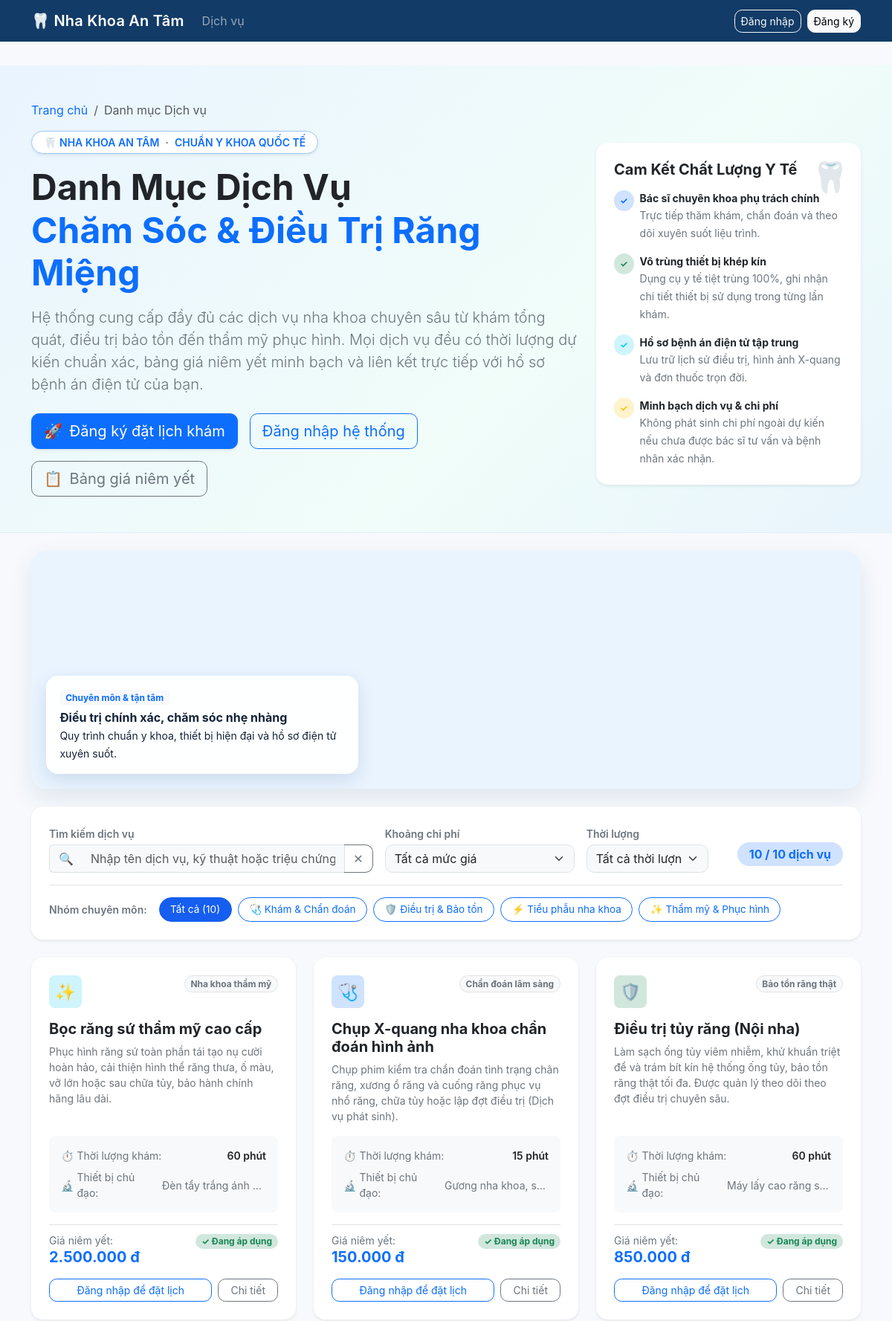
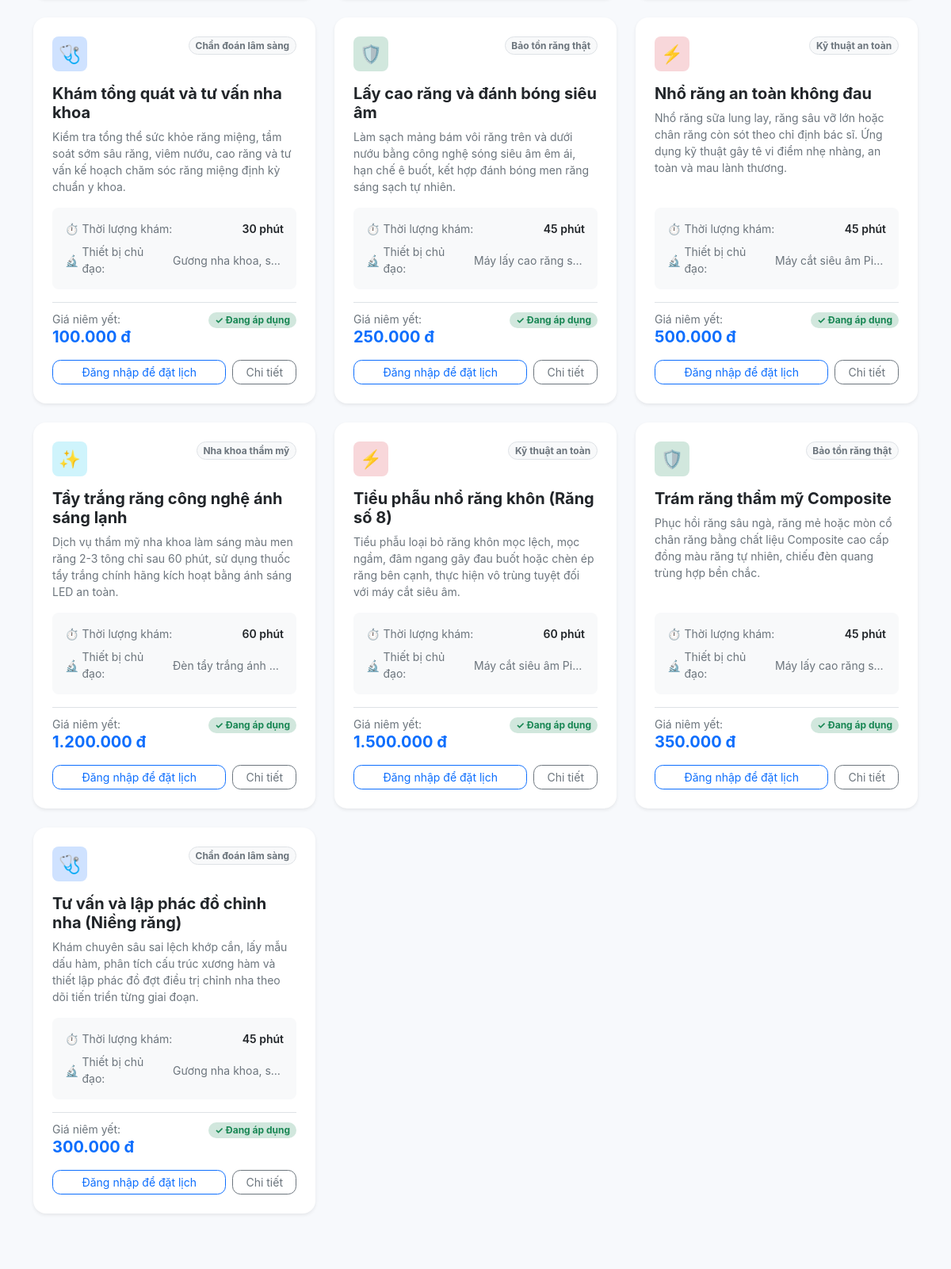
/?r=services (upper part), run on the app's committed database (2 pictures, top to bottom).
### tables this page shows
CREATE TABLE `dich_vu` (
  `MaDV` int(11) NOT NULL,
  `TenDV` varchar(100) NOT NULL,
  `MoTa` longtext DEFAULT NULL,
  `ThoiLuong` int(11) NOT NULL,
  `GiaDV` decimal(10,2) NOT NULL,
  `TrangThai` varchar(20) NOT NULL DEFAULT 'DANG_AP_DUNG'
);

### app/Views/home/services.php (the view, shortened to what the rows shown need)
<?php
$user = Auth::user();
$role = strtoupper(trim($user['VaiTro'] ?? ''));
if (!function_exists('getServiceCategory')) {
    function getServiceCategory(string $name): array {
        $nameLower = mb_strtolower($name, 'UTF-8');
        if (str_contains($nameLower, 'khám') || str_contains($nameLower, 'tư vấn') || str_contains($nameLower, 'x-quang') || str_contains($nameLower, 'chẩn đoán')) {
            return [
                'id' => 'kham-chuandoan',
                'name' => 'Khám & Chẩn đoán',
                'badge' => 'Chẩn đoán lâm sàng',
                'icon' => '🩺',
                'color' => 'primary',
                'equipment' => 'Gương nha khoa, sensor chụp X-quang số, đèn khám LED',
                'target' => 'Mọi lứa tuổi, người cần tầm soát định kỳ hoặc phát hiện triệu chứng đau nhức răng'
            ];
        }
        if (str_contains($nameLower, 'tủy') || str_contains($nameLower, 'trám') || str_contains($nameLower, 'cao răng') || str_contains($nameLower, 'nội nha') || str_contains($nameLower, 'nha chu')) {
            return [
                'id' => 'dieutri-baoton',
                'name' => 'Điều trị & Bảo tồn',
                'badge' => 'Bảo tồn răng thật',
                'icon' => '🛡️',
                'color' => 'success',
                'equipment' => 'Máy lấy cao răng siêu âm, đèn quang trùng hợp, máy định vị chóp răng',
                'target' => 'Bệnh nhân sâu răng, viêm nướu, viêm tủy cần phục hồi bảo tồn răng thật'
            ];
        }
        if (str_contains($nameLower, 'nhổ') || str_contains($nameLower, 'tiểu phẫu') || str_contains($nameLower, 'răng khôn') || str_contains($nameLower, 'phẫu thuật')) {
            return [
                'id' => 'tieu-phau',
                'name' => 'Tiểu phẫu nha khoa',
                'badge' => 'Kỹ thuật an toàn',
                'icon' => '⚡',
                'color' => 'danger',
                'equipment' => 'Máy cắt siêu âm Piezotome, bộ dụng cụ tiểu phẫu vô trùng, thuốc tê vi điểm',
                'target' => 'Bệnh nhân có răng khôn mọc lệch, răng sâu hỏng vỡ lớn hoặc răng lung lay'
            ];
        }
        return [
            'id' => 'thammy-phuchinh',
            'name' => 'Thẩm mỹ & Phục hình',
            'badge' => 'Nha khoa thẩm mỹ',
            'icon' => '✨',
            'color' => 'info',
            'equipment' => 'Đèn tẩy trắng ánh sáng lạnh LED, máy quét 3D dấu hàm kỹ thuật số',
            'target' => 'Khách hàng có nhu cầu làm sáng răng, phục hình răng sứt mẻ hoặc chỉnh nha toàn diện'
        ];
    }
}
?>
<section class="services-hero-section py-5">
    <div class="container">
        <div class="row align-items-center g-4">
            <div class="col-lg-8">
                <h1 class="display-5 fw-bold text-dark mb-3">
                    Danh Mục Dịch Vụ <br class="d-none d-md-inline">
                    <span class="text-primary">Chăm Sóc & Điều Trị Răng Miệng</span>
                </h1>
            </div>
        </div>
    </div>
</section>
<section class="container py-4">
    <div class="row g-4" id="servicesGrid">
        <?php foreach ($services as $service):
            $cat = getServiceCategory($service['TenDV']);
            $priceVal = (float)$service['GiaDV'];
            $durationVal = (int)$service['ThoiLuong'];
        ?>
            <div class="col-md-6 col-lg-4 service-card-wrapper"
                 data-category="<?= e($cat['id']) ?>"
                 data-price="<?= $priceVal ?>"
                 data-duration="<?= $durationVal ?>"
                 data-keywords="<?= e(mb_strtolower($service['TenDV'] . ' ' . $service['MoTa'] . ' ' . $cat['name'], 'UTF-8')) ?>">
                <div class="card h-100 border-0 shadow-sm service-card rounded-4 position-relative">
                    <div class="card-body p-4 d-flex flex-column">
                        <div class="d-flex justify-content-between align-items-start mb-3">
                            <span class="service-icon-box rounded-3 bg-<?= e($cat['color']) ?>-subtle text-<?= e($cat['color']) ?>">
                                <?= $cat['icon'] ?>
                            </span>
                            <span class="badge rounded-pill bg-light text-secondary border">
                                <?= e($cat['badge']) ?>
                            </span>
                        </div>
                        <h2 class="h5 fw-bold text-dark mb-2 service-title"><?= e($service['TenDV']) ?></h2>
                        <p class="text-secondary small flex-grow-1 service-description mb-3">
                            <?= e($service['MoTa'] ?: 'Dịch vụ nha khoa được thực hiện theo quy trình y khoa chuẩn tại phòng khám.') ?>
                        </p>
                        <div class="bg-light rounded-3 p-3 mb-3">
                            <div class="d-flex justify-content-between align-items-center mb-2">
                                <span class="small text-secondary d-flex align-items-center gap-1">
                                    <span>⏱️</span> Thời lượng khám:
                                </span>
                                <span class="fw-semibold text-dark small"><?= $durationVal ?> phút</span>
                            </div>
                            <div class="d-flex justify-content-between align-items-center">
                                <span class="small text-secondary d-flex align-items-center gap-1">
                                    <span>🔬</span> Thiết bị chủ đạo:
                                </span>
                                <span class="small text-truncate text-secondary text-end ms-2" style="max-width: 140px;" title="<?= e($cat['equipment']) ?>">
                                    <?= e($cat['equipment']) ?>
                                </span>
                            </div>
                        </div>
                        <div class="d-flex justify-content-between align-items-baseline pt-2 border-top mb-3">
                            <div>
                                <small class="text-secondary d-block">Giá niêm yết:</small>
                                <span class="h5 fw-bold text-primary mb-0"><?= e(money($service['GiaDV'])) ?></span>
                            </div>
                            <div>
                                <span class="badge bg-success-subtle text-success rounded-pill px-2 py-1 small">
                                    ✓ Đang áp dụng
                                </span>
                            </div>
                        </div>
                        <div class="d-flex gap-2">
                            <?php if ($user && $role === 'BENH_NHAN'): ?>
                                <a href="<?= e(url('patient.book', ['service' => $service['MaDV']])) ?>" class="btn btn-primary btn-sm flex-grow-1 fw-semibold">
                                    <span class="me-1">📅</span> Đặt lịch
                                </a>
                            <?php elseif ($user && $role === 'NHAN_VIEN'): ?>
                                <a href="<?= e(url('staff.book', ['service' => $service['MaDV']])) ?>" class="btn btn-primary btn-sm flex-grow-1 fw-semibold">
                                    <span class="me-1">📝</span> Đặt lịch tại quầy
                                </a>
                            <?php elseif ($user && $role === 'BAC_SI'): ?>
                                <a href="<?= e(url('doctor.visits')) ?>" class="btn btn-outline-primary btn-sm flex-grow-1">
                                    Xem lịch khám
                                </a>
                            <?php elseif ($user && $role === 'QUAN_TRI_VIEN'): ?>
                                <a href="<?= e(url('admin.services')) ?>" class="btn btn-outline-primary btn-sm flex-grow-1">
                                    Quản trị dịch vụ
                                </a>
                            <?php else: ?>
                                <a href="<?= e(url('auth.login')) ?>" class="btn btn-outline-primary btn-sm flex-grow-1">
                                    Đăng nhập để đặt lịch
                                </a>
                            <?php endif; ?>
                            <button type="button" class="btn btn-outline-secondary btn-sm px-3 view-detail-btn"
                                    data-id="<?= (int)$service['MaDV'] ?>"
                                    data-name="<?= e($service['TenDV']) ?>"
                                    data-desc="<?= e($service['MoTa']) ?>"
                                    data-duration="<?= $durationVal ?>"
                                    data-price="<?= e(money($service['GiaDV'])) ?>"
                                    data-category="<?= e($cat['name']) ?>"
                                    data-equipment="<?= e($cat['equipment']) ?>"
                                    data-target="<?= e($cat['target']) ?>">
                                Chi tiết
                            </button>
                        </div>
                    </div>
                </div>
            </div>
        <?php endforeach; ?>
    </div>
</section>

### data on the page
dich_vu: TenDV "✨", TenDV "Nha khoa thẩm mỹ", TenDV "Bọc răng sứ thẩm mỹ cao cấp", MoTa "Phục hình răng sứ toàn phần tái tạo nụ cười hoàn hảo, cải thiện hình thể răng thưa, ố màu, vỡ lớn hoặc sau chữa tủy, bảo hành chính hãng lâu dài.", ThoiLuong "60", TenDV "Đèn tẩy trắng ánh…", GiaDV "2.500.000 đ"
dich_vu: TenDV "🩺", TenDV "Chẩn đoán lâm sàng", TenDV "Chụp X-quang nha khoa chẩn đoán hình ảnh", MoTa "Chụp phim kiểm tra chẩn đoán tình trạng chân răng, xương ổ răng và cuống răng phục vụ nhổ răng, chữa tủy hoặc lập đợt điều trị (Dịch vụ phát sinh).", ThoiLuong "15", TenDV "Gương nha khoa, s…", GiaDV "150.000 đ"
dich_vu: TenDV "🛡️", TenDV "Bảo tồn răng thật", TenDV "Điều trị tủy răng (Nội nha)", MoTa "Làm sạch ống tủy viêm nhiễm, khử khuẩn triệt để và trám bít kín hệ thống ống tủy, bảo tồn răng thật tối đa. Được quản lý theo dõi theo đợt điều trị chuyên sâu.", ThoiLuong "60", TenDV "Máy lấy cao răng s…", GiaDV "850.000 đ"
dich_vu: TenDV "🩺", TenDV "Chẩn đoán lâm sàng", TenDV "Khám tổng quát và tư vấn nha khoa", MoTa "Kiểm tra tổng thể sức khỏe răng miệng, tầm soát sớm sâu răng, viêm nướu, cao răng và tư vấn kế hoạch chăm sóc răng miệng định kỳ chuẩn y khoa.", ThoiLuong "30", TenDV "Gương nha khoa, s…", GiaDV "100.000 đ"
dich_vu: TenDV "🛡️", TenDV "Bảo tồn răng thật", TenDV "Lấy cao răng và đánh bóng siêu âm", MoTa "Làm sạch mảng bám vôi răng trên và dưới nướu bằng công nghệ sóng siêu âm êm ái, hạn chế ê buốt, kết hợp đánh bóng men răng sáng sạch tự nhiên.", ThoiLuong "45", TenDV "Máy lấy cao răng s…", GiaDV "250.000 đ"
dich_vu: TenDV "⚡", TenDV "Kỹ thuật an toàn", TenDV "Nhổ răng an toàn không đau", MoTa "Nhổ răng sữa lung lay, răng sâu vỡ lớn hoặc chân răng còn sót theo chỉ định bác sĩ. Ứng dụng kỹ thuật gây tê vi điểm nhẹ nhàng, an toàn và mau lành thương.", ThoiLuong "45", TenDV "Máy cắt siêu âm Pi…", GiaDV "500.000 đ"
dich_vu: TenDV "✨", TenDV "Nha khoa thẩm mỹ", TenDV "Tẩy trắng răng công nghệ ánh sáng lạnh", MoTa "Dịch vụ thẩm mỹ nha khoa làm sáng màu men răng 2-3 tông chỉ sau 60 phút, sử dụng thuốc tẩy trắng chính hãng kích hoạt bằng ánh sáng LED an toàn.", ThoiLuong "60", TenDV "Đèn tẩy trắng ánh…", GiaDV "1.200.000 đ"
dich_vu: TenDV "⚡", TenDV "Kỹ thuật an toàn", TenDV "Tiểu phẫu nhổ răng khôn (Răng số 8)", MoTa "Tiểu phẫu loại bỏ răng khôn mọc lệch, mọc ngầm, đâm ngang gây đau buốt hoặc chèn ép răng bên cạnh, thực hiện vô trùng tuyệt đối với máy cắt siêu âm.", ThoiLuong "60", TenDV "Máy cắt siêu âm Pi…", GiaDV "1.500.000 đ"
dich_vu: TenDV "🛡️", TenDV "Bảo tồn răng thật", TenDV "Trám răng thẩm mỹ Composite", MoTa "Phục hồi răng sâu ngà, răng mẻ hoặc mòn cổ chân răng bằng chất liệu Composite cao cấp đồng màu răng tự nhiên, chiếu đèn quang trùng hợp bền chắc.", ThoiLuong "45", TenDV "Máy lấy cao răng s…", GiaDV "350.000 đ"
dich_vu: TenDV "🩺", TenDV "Chẩn đoán lâm sàng", TenDV "Tư vấn và lập phác đồ chỉnh nha (Niềng răng)", MoTa "Khám chuyên sâu sai lệch khớp cắn, lấy mẫu dấu hàm, phân tích cấu trúc xương hàm và thiết lập phác đồ đợt điều trị chỉnh nha theo dõi tiến triển từng giai đoạn.", ThoiLuong "45", TenDV "Gương nha khoa, s…", GiaDV "300.000 đ"

### other printed values
count($services) "10"
